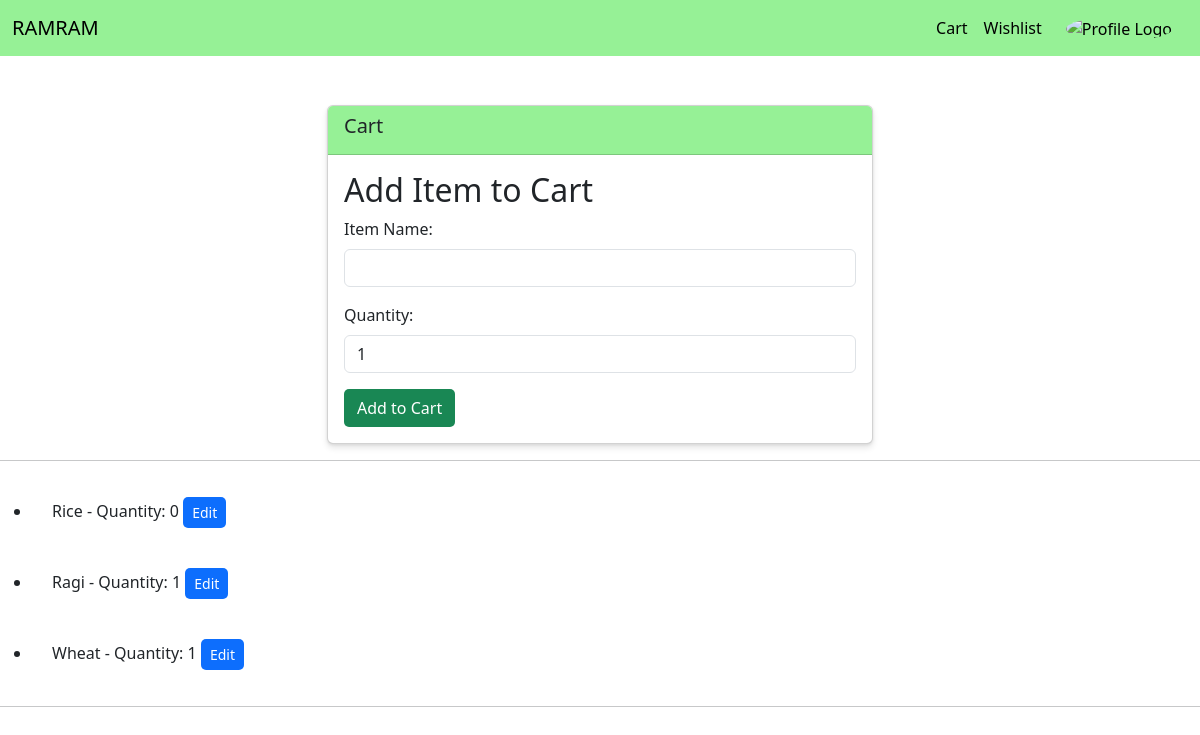
Page /cart/ (signed in) on the committed database.
### app/models.py (models this page shows, shortened)
class CartItem(models.Model):
    user = models.ForeignKey(User, on_delete=models.CASCADE)
    item_name = models.CharField(max_length=100)
    quantity = models.PositiveIntegerField(default=1)

### app/views.py (the view)
# urls.py: path('cart/', views.cart, name='cart'),
def cart(request):
    cart_items = CartItem.objects.filter(user=request.user)
    return render(request, 'cart.html', {'cart_items': cart_items})

### templates/cart.html (shortened to what this page needs)
<!DOCTYPE html>
<html lang="en">
  <head>
    <link
      href="https://cdn.jsdelivr.net/npm/bootstrap@5.3.3/dist/css/bootstrap.min.css"
      rel="stylesheet"
    />
  </head>
  <body>
    <nav class="navbar navbar-expand-lg bg-body-tertiary">
      <div class="container-fluid">
        <a class="navbar-brand" href="#" style="color: black">RAMRAM</a>
        <div class="collapse navbar-collapse" id="navbarSupportedContent">
          <ul class="navbar-nav">
            <li class="nav-item">
              <a
                class="nav-link active"
                aria-current="page"
                href="#"
                style="color: black"
                >Cart</a
              >
            </li>
            <li class="nav-item">
              <a class="nav-link" href="#" style="color: black">Wishlist</a>
            </li>
          </ul>
          <div class="d-flex align-items-center">
            <div class="profile-btn mx-3" style="color: black">
              <img
                class="logo"
                src="https://media.istockphoto.com/id/1470148364/vector/young-smiling-farmer-or-agricultural-workers-avatar-realistic-3d-style-vector-character.jpg?s=612x612&w=0&k=20&c=PENhArfVgKCeCxrznI6hzQDNOvi1BacEx5kMBIHwTv0="
                alt="Profile Logo"
                width="40"
                height="40"
              />
            </div>
          </div>
        </div>
      </div>
    </nav>
    <div class="container" id="container">
      <div class="row">
        <div class="col-md-6 offset-md-3">
          <div class="card">
            <div class="card-header">
              <h5 class="card-title">Cart</h5>
            </div>
            <div class="card-body">
              <h2>Add Item to Cart</h2>
              <form action="{% url 'add_to_cart' %}" method="post">
                <div class="mb-3">
                  <label for="item_name" class="form-label">Item Name:</label>
                  <input
                    type="text"
                    id="item_name"
                    name="item_name"
                    class="form-control"
                    required
                  />
                </div>
                <div class="mb-3">
                  <label for="quantity" class="form-label">Quantity:</label>
                  <input
                    type="number"
                    id="quantity"
                    name="quantity"
                    class="form-control"
                    value="1"
                    required
                  />
                </div>
                <button type="submit" class="btn btn-success">
                  Add to Cart
                </button>
              </form>
            </div>
          </div>
        </div>
      </div>
    </div>
    <hr />
    <div>
      <ul>
        {% for item in cart_items %}
        <li style="padding:20px">
          {{ item.item_name }} - Quantity: {{ item.quantity }}
          <a
            href="{% url 'edit_cart_item' item.id %}"
            class="btn btn-primary btn-sm"
            >Edit</a
          >
        </li>
        {% endfor %}
      </ul>
      <hr />
    </div>
  </body>
</html>

### templates/cart.html (style rules this page uses)
body { margin: 0; padding: 0; background-color: white; }
.navbar .profile-btn { cursor: pointer; }
.navbar-nav { margin-left: auto; color: black; }
.navbar-expand-lg { background-color: transparent !important; border-bottom: 1px solid white; }
.card { margin-top: 3rem; box-shadow: 0 4px 6px rgba(0, 0, 0, 0.1), 0 1px 3px rgba(0, 0, 0, 0.08); }
.card-header { background-color: rgb(150, 241, 150); }
.btn { border-radius: 5px; border-color: transparent; }
nav.navbar { background-color: rgb(150, 241, 150) !important; }
.logo { border-radius: 50%; }

### rows in the picture
CartItem: item_name "Rice", quantity "0"
CartItem: item_name "Ragi", quantity "1"
CartItem: item_name "Wheat", quantity "1"
